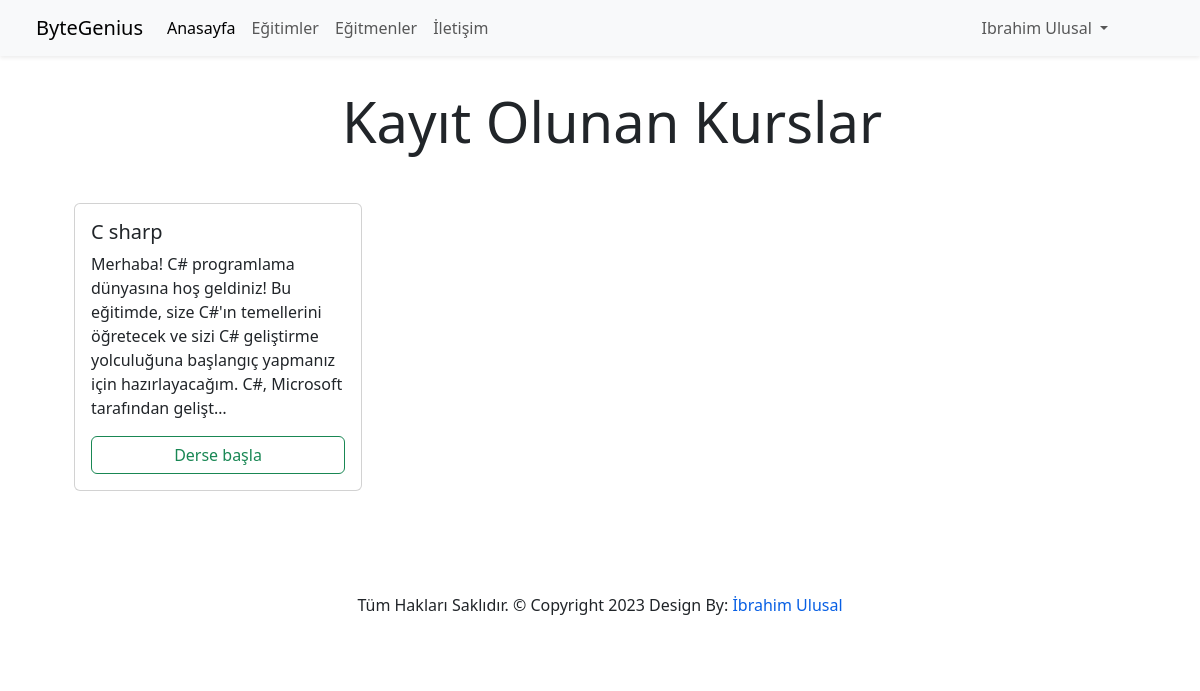
/accounts/dashboard (signed in), run on the app's committed database.
### courses/Models/Course.py (models this page shows, shortened)
class Course(models.Model):
    title = models.CharField(max_length=50,help_text="Course Adı ile aynı olsun!")
    name = models.ForeignKey(CourseName,on_delete=models.CASCADE)
    category = models.ManyToManyField(Category,blank=True,null=True)
    teachers = models.ForeignKey(Teacher,on_delete=models.CASCADE,blank=True,null=True)
    students = models.ManyToManyField(User,null=True,blank=True,related_name='courses_joined')
    description = models.TextField()
    image = models.ImageField(upload_to='courses/%Y-%m/%d/',blank=True,null=True)
    isActive = models.BooleanField()
    date = models.DateTimeField(auto_now_add=True)
    slug = models.SlugField(unique=True,editable=False)

### accounts/views.py (the view)
# urls.py: path('dashboard',Dashboard,name='dashboard'),
@login_required(login_url='login')
def Dashboard(request):
    current_user = request.user
    courses = current_user.courses_joined.all()
    if len(courses) == 0:
        messages.info(request,'Kayıtlı Olduğunuz Kurs Bulunmamaktadır!')
    data = {
        'courses':courses
    }
    return render(request,'accountsAppFiles/dashboard.html',context=data)

### templates/accountsAppFiles/dashboard.html (shortened to what this page needs)
{% extends 'partials/_base.html' %}
{% load static %}
{% block content %}
<div class="container mt-4">
    <div class="row ms-auto">
        <div class="col-lg-12">
            <div class="row ms-auto p-2">
                {% if messages %}
                    {% for message in messages %}
                        <div class="alert alert-{{ message.tags }}">{{ message }}</div>
                    {% endfor %}
                {% else %}
                    <h1 class="lead text-center display-4 mb-5">Kayıt Olunan Kurslar</h1>
                {% endif %}
                {% for course in courses %}
                    <div class="col-lg-3 col-md-4 mb-3 col-12 me-5">
                        <div class="card" style="width: 18rem;">
                            <div class="card-body">
                              <h5 class="card-title">{{ course.title }}</h5>
                              <p class="card-text">{{ course.description|truncatechars:200 }}</p>
                              <a href="{% url 'course-details' course.slug course.id %}" class="card-link btn btn-outline-success d-block">Derse başla</a>
                            </div>
                          </div>
                    </div>
                    {% endfor %}
            </div>
        </div>
    </div>
</div>
{% endblock %}

### templates/partials/_navbar.html (shortened to what this page needs)
 <nav class="navbar navbar-expand-lg navbar-light bg-light sticky-top shadow-sm px-4">
  <div class="container-fluid">
    <a class="navbar-brand" href="{% url 'home' %}">ByteGenius</a>
    <div class="collapse navbar-collapse justify-content-between" id="navbarSupportedContent">
      <ul class="navbar-nav mb-2 mb-lg-0">
        <li class="nav-item">
          <a class="nav-link {% if '/' in request.path %} active {% endif %}" href="{% url 'home' %}">Anasayfa</a>
        </li>
          <li class="nav-item">
            <a class="nav-link {% if 'courses' in request.path %} active {% endif %}" href="{% url 'courses' %}">Eğitimler</a>
          </li>
        <li class="nav-item">
          <a class="nav-link {% if 'teachers' in request.path %} active {% endif %}" href="{% url 'teachers' %}">Eğitmenler</a>
        </li>
        <li class="nav-item">
          <a class="nav-link {% if 'contact' in request.path %} active {% endif %}" href="{% url 'contact' %}">İletişim</a>
        </li>
      </ul>
      {% if user.is_authenticated %}
        <ul class="navbar-nav pe-5">
          <li class="nav-item dropdown">
            <a class="nav-link dropdown-toggle" href="#" id="navbarDropdown" role="button" data-bs-toggle="dropdown" aria-expanded="false">
              {{ user.first_name|title }} {{ user.last_name|title }}
            </a>
          </li>
        </ul>
      {% endif %}
    </div>
  </div>
</nav>

### static/css/style.css (style rules this page uses)
* { margin:0; padding:0; }
:root { --main-color : rgb(27,31,36); --text-color : rgb(255,255,255); --primary-color: rgb(7,95,228); --dark-color : rgb(35,43,53); --default-text-color : rgb(0,0,0); --yellow : rgb(245,223,78); }
html { scroll-behavior: smooth; }
body { font-size: 16px; font-family: 'Poppins',sans-serif; font-weight: normal; font-style: normal; color: var(--default-text-color); }

### data on the page
Course: title "C sharp", description "Merhaba! C# programlama dünyasına hoş geldiniz! Bu eğitimde, size C#'ın temellerini öğretecek ve sizi C# geliştirme yolculuğuna başlangıç yapmanız için hazırlayacağım. C#, Microsoft tarafından gelişt…"

### other printed values
{{ user.first_name|title }} "Ibrahim"
{{ user.last_name|title }} "Ulusal"
